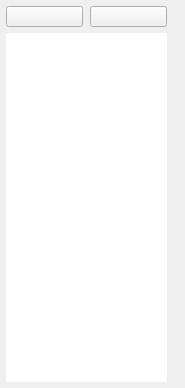
<ui version="4.0" >
 <class>NewContactListWindowClass</class>
 <widget class="QWidget" name="NewContactListWindowClass" >
  <property name="geometry" >
   <rect>
    <x>0</x>
    <y>0</y>
    <width>185</width>
    <height>388</height>
   </rect>
  </property>
  <property name="sizePolicy" >
   <sizepolicy vsizetype="Fixed" hsizetype="Preferred" >
    <horstretch>0</horstretch>
    <verstretch>0</verstretch>
   </sizepolicy>
  </property>
  <property name="minimumSize" >
   <size>
    <width>185</width>
    <height>0</height>
   </size>
  </property>
  <layout class="QVBoxLayout" name="verticalLayout_2" >
   <property name="spacing" >
    <number>0</number>
   </property>
   <property name="margin" >
    <number>0</number>
   </property>
   <item>
    <widget class="QFrame" name="styledContactsFrame" >
     <property name="frameShape" >
      <enum>QFrame::NoFrame</enum>
     </property>
     <property name="frameShadow" >
      <enum>QFrame::Plain</enum>
     </property>
     <property name="lineWidth" >
      <number>0</number>
     </property>
     <layout class="QHBoxLayout" name="horizontalLayout" >
      <property name="spacing" >
       <number>0</number>
      </property>
      <property name="leftMargin" >
       <number>0</number>
      </property>
      <property name="topMargin" >
       <number>0</number>
      </property>
      <property name="rightMargin" >
       <number>18</number>
      </property>
      <property name="bottomMargin" >
       <number>6</number>
      </property>
      <item>
       <widget class="NewContactListGripWidget" native="1" name="gripWidget" >
        <property name="sizePolicy" >
         <sizepolicy vsizetype="Expanding" hsizetype="Fixed" >
          <horstretch>0</horstretch>
          <verstretch>0</verstretch>
         </sizepolicy>
        </property>
        <property name="minimumSize" >
         <size>
          <width>6</width>
          <height>50</height>
         </size>
        </property>
        <property name="maximumSize" >
         <size>
          <width>6</width>
          <height>10000</height>
         </size>
        </property>
       </widget>
      </item>
      <item>
       <layout class="QVBoxLayout" name="verticalLayout_4" >
        <item>
         <widget class="QFrame" name="buttonsSetupFrame" >
          <property name="frameShape" >
           <enum>QFrame::NoFrame</enum>
          </property>
          <property name="frameShadow" >
           <enum>QFrame::Plain</enum>
          </property>
          <property name="lineWidth" >
           <number>0</number>
          </property>
          <layout class="QVBoxLayout" name="verticalLayout_3" >
           <property name="spacing" >
            <number>0</number>
           </property>
           <property name="leftMargin" >
            <number>0</number>
           </property>
           <property name="topMargin" >
            <number>6</number>
           </property>
           <property name="rightMargin" >
            <number>0</number>
           </property>
           <property name="bottomMargin" >
            <number>6</number>
           </property>
           <item>
            <layout class="QHBoxLayout" name="horizontalLayout_5" >
             <property name="spacing" >
              <number>0</number>
             </property>
             <property name="sizeConstraint" >
              <enum>QLayout::SetDefaultConstraint</enum>
             </property>
             <item>
              <widget class="QToolButton" name="findButton" >
               <property name="sizePolicy" >
                <sizepolicy vsizetype="Fixed" hsizetype="Expanding" >
                 <horstretch>0</horstretch>
                 <verstretch>0</verstretch>
                </sizepolicy>
               </property>
               <property name="focusPolicy" >
                <enum>Qt::NoFocus</enum>
               </property>
               <property name="checkable" >
                <bool>true</bool>
               </property>
               <property name="toolButtonStyle" >
                <enum>Qt::ToolButtonTextOnly</enum>
               </property>
              </widget>
             </item>
             <item>
              <widget class="QLabel" name="verticalLineLabel" >
               <property name="minimumSize" >
                <size>
                 <width>1</width>
                 <height>0</height>
                </size>
               </property>
               <property name="lineWidth" >
                <number>0</number>
               </property>
               <property name="pixmap" >
                <pixmap resource="moodbox.qrc" >:/MoodBox/Resources/button_vertical_line.png</pixmap>
               </property>
               <property name="scaledContents" >
                <bool>true</bool>
               </property>
              </widget>
             </item>
             <item>
              <widget class="QToolButton" name="setupToolButton" >
               <property name="sizePolicy" >
                <sizepolicy vsizetype="Fixed" hsizetype="Expanding" >
                 <horstretch>0</horstretch>
                 <verstretch>0</verstretch>
                </sizepolicy>
               </property>
               <property name="focusPolicy" >
                <enum>Qt::NoFocus</enum>
               </property>
               <property name="checkable" >
                <bool>true</bool>
               </property>
               <property name="toolButtonStyle" >
                <enum>Qt::ToolButtonTextOnly</enum>
               </property>
              </widget>
             </item>
            </layout>
           </item>
          </layout>
         </widget>
        </item>
        <item>
         <widget class="QFrame" name="contactListFrame" >
          <property name="frameShape" >
           <enum>QFrame::NoFrame</enum>
          </property>
          <property name="frameShadow" >
           <enum>QFrame::Plain</enum>
          </property>
          <property name="lineWidth" >
           <number>0</number>
          </property>
          <layout class="QVBoxLayout" name="verticalLayout" >
           <property name="spacing" >
            <number>0</number>
           </property>
           <property name="margin" >
            <number>0</number>
           </property>
           <item>
            <widget class="MoodBox::NewContactListWidget2" name="newContactListWidget" >
             <property name="sizePolicy" >
              <sizepolicy vsizetype="Expanding" hsizetype="Expanding" >
               <horstretch>0</horstretch>
               <verstretch>0</verstretch>
              </sizepolicy>
             </property>
             <property name="acceptDrops" >
              <bool>true</bool>
             </property>
             <property name="frameShape" >
              <enum>QFrame::NoFrame</enum>
             </property>
             <property name="frameShadow" >
              <enum>QFrame::Plain</enum>
             </property>
             <property name="horizontalScrollBarPolicy" >
              <enum>Qt::ScrollBarAlwaysOff</enum>
             </property>
             <property name="editTriggers" >
              <set>QAbstractItemView::NoEditTriggers</set>
             </property>
             <property name="dragDropMode" >
              <enum>QAbstractItemView::DropOnly</enum>
             </property>
             <property name="iconSize" >
              <size>
               <width>10</width>
               <height>10</height>
              </size>
             </property>
             <property name="resizeMode" >
              <enum>QListView::Adjust</enum>
             </property>
             <property name="layoutMode" >
              <enum>QListView::Batched</enum>
             </property>
             <property name="uniformItemSizes" >
              <bool>true</bool>
             </property>
            </widget>
           </item>
          </layout>
         </widget>
        </item>
       </layout>
      </item>
     </layout>
    </widget>
   </item>
  </layout>
 </widget>
 <layoutdefault spacing="0" margin="0" />
 <customwidgets>
  <customwidget>
   <class>NewContactListGripWidget</class>
   <extends>QWidget</extends>
   <header>newcontactlistgripwidget.h</header>
   <container>1</container>
  </customwidget>
  <customwidget>
   <class>MoodBox::NewContactListWidget2</class>
   <extends>QListView</extends>
   <header>newcontactlistwidget2.h</header>
  </customwidget>
 </customwidgets>
 <resources>
  <include location="moodbox.qrc" />
 </resources>
 <connections/>
</ui>
